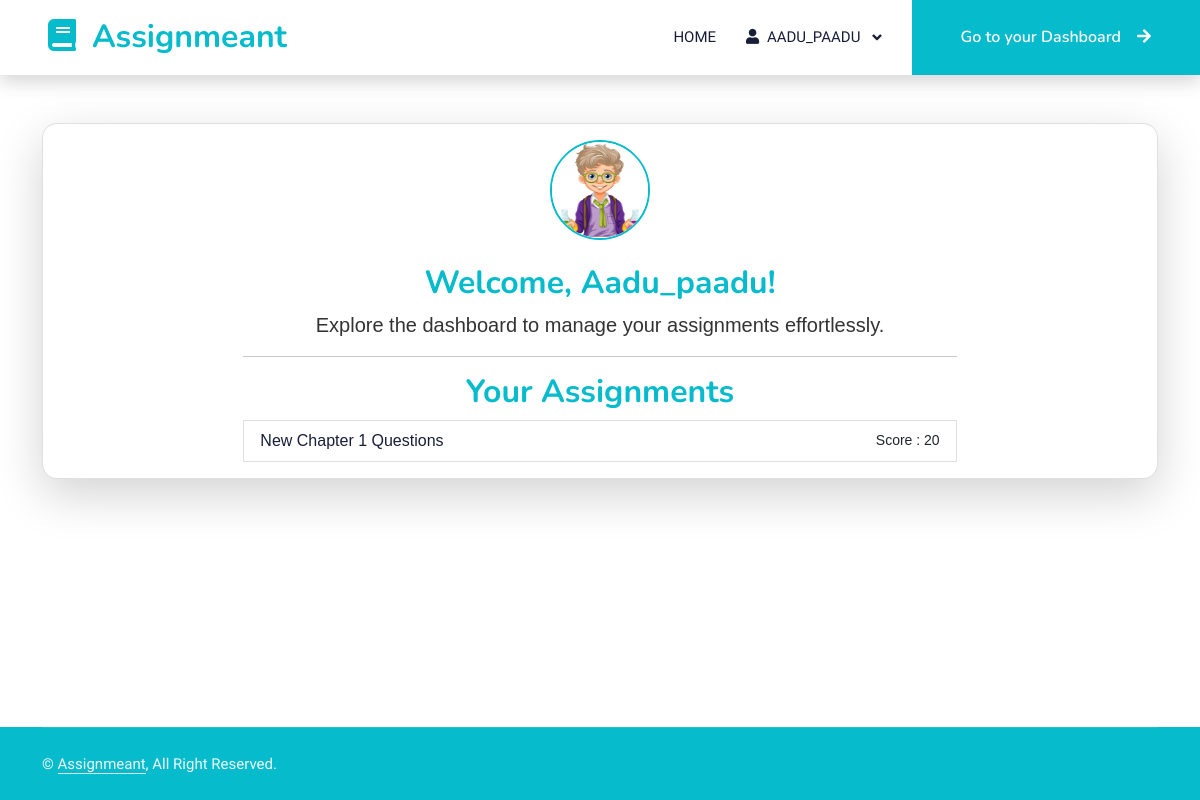
The page /dashboard (signed in) on the database its author committed.
### assignmeant_app/models.py (models this page shows, shortened)
class User(UserMixin, db.Model):
    id = db.Column(db.Integer, primary_key=True)
    username = db.Column(db.String(150), unique=True, nullable=False)
    password = db.Column(db.String(150), nullable=False)
    role = db.Column(db.String(50), nullable=False)
    __mapper_args__ = {
        'polymorphic_identity': 'user',
        'polymorphic_on': role
    }

class Assignment(db.Model):
    id = db.Column(db.Integer, primary_key=True)
    title = db.Column(db.String(200), nullable=False)
    date_posted = db.Column(db.DateTime, nullable=False, default=datetime.utcnow)
    file_path = db.Column(db.String(200))
    assigned_by_id = db.Column(db.Integer, db.ForeignKey('user.id'), nullable=False)  # Teacher who assigned the task
    assigned_to_id = db.Column(db.Integer, db.ForeignKey('user.id'), nullable=False)  # Student who receives the task
    assigned_by = db.relationship('Teacher', foreign_keys=[assigned_by_id], backref='assigned_tasks')
    assigned_to = db.relationship('Student', foreign_keys=[assigned_to_id], backref='received_assignments')

### app.py (the view)
@app.route('/dashboard', methods=['GET', 'POST'])
@login_required
def dashboard():
    if current_user.role == 'teacher':
        students = User.query.filter_by(role='student').all()
        return render_template('teacher_dashboard.html', username=current_user.username, students=students)
    else:
        student = current_user
        assignments = Assignment.query.filter_by(assigned_to_id=student.id).all()
        scores = {assignment.id: get_max_score(Submission.query.filter_by(assignment_id=assignment.id).all()) if Submission.query.filter_by(assignment_id=assignment.id).all() else -1 for assignment in assignments}
        return render_template('student_dashboard.html', username=current_user.username, assignments=assignments, scores=scores, enumerate=enumerate)

### app.py (called while the page is built)
@login_manager.user_loader
def load_user(user_id):
    return User.query.get(int(user_id))

### assignmeant_app/new_static/templates/student_dashboard.html (shortened to what this page needs)
{% extends "base.html" %}
{% block content %}
<div class="container mt-5">
    <div class="card shadow-lg" style="background: white; color: #333; border: 0`px solid #06BBCC; border-radius: 15px; font-family: Arial, sans-serif;">
        <div class="card-body">
            <div class="row justify-content-center">
                <div class="col-md-8 text-center">
                    <div class="mb-4">
                        <img src="{{ url_for('static', filename='images/student.png') }}" alt="Student" style="height: 100px; width: 100px; border-radius: 50%; border: 2px solid #06BBCC;">
                    </div>
                    <div>
                        <h2 class="card-title" style="color: #06BBCC;">Welcome, {{ username }}!</h2>
                        <p class="lead">Explore the dashboard to manage your assignments effortlessly.</p>
                    </div>
                    <hr>
                    <h2 class="card-title" style="color: #06BBCC;">Your Assignments</h2>
                    {% if assignments %}
                        <ul class="list-group">
                            {% for i, assignment in enumerate(assignments) %}
                            <li class="list-group-item" style="display: flex; justify-content: space-between; align-items: center;">
                                <a href="{{ url_for('view_assignment', assignment_id=assignment.id) }}" class="text-decoration-none text-dark">
                                    {{ assignment.title }}
                                </a>
                                    {% if scores[assignment.id] != -1 %}
                                        <small> Score : {{ scores[assignment.id] }} </small>
                                    {% else %}
                                        <small>No previous attempts.</small>
                                    {% endif %}
                            </li>
                            {% endfor %}
                        </ul>
                    {% else %}
                        <p>You don't have any assignments right now. Come back later.</p>
                    {% endif %}
                </div>
            </div>
        </div>
    </div>
</div>
{% endblock %}

### assignmeant_app/new_static/templates/base.html (shortened to what this page needs)
<!DOCTYPE html>
<html lang="en">
<head>
    <link href="https://cdnjs.cloudflare.com/ajax/libs/font-awesome/5.10.0/css/all.min.css" rel="stylesheet">
    <link href="https://cdn.jsdelivr.net/npm/bootstrap-icons@1.4.1/font/bootstrap-icons.css" rel="stylesheet">
    <link href="{{ url_for('static', filename='/lib/animate/animate.min.css') }}" rel="stylesheet">
    <link href="{{ url_for('static', filename='/lib/owlcarousel/assets/owl.carousel.min.css') }}" rel="stylesheet">
    <link href="{{ url_for('static', filename='/css/bootstrap.min.css') }}" rel="stylesheet">
    <link href="{{ url_for('static', filename='/css/styles.css') }}" rel="stylesheet">
</head>
<body class="d-flex flex-column min-vh-100">
    <nav class="navbar navbar-expand-lg bg-white navbar-light shadow sticky-top p-0">
        <a href="{{ url_for('index') }}" class="navbar-brand d-flex align-items-center px-4 px-lg-5">
            <h2 class="m-0 text-primary"><i class="fa fa-book me-3"></i>Assignmeant</h2>
        </a>
        <div class="collapse navbar-collapse" id="navbarCollapse">
            <div class="navbar-nav ms-auto p-4 p-lg-0">
                <a class="nav-link {% if request.endpoint == 'index' %}active{% endif %}" href="{{ url_for('index') }}">Home</a>
                {% if current_user.username %}
                <li class="nav-item dropdown">
                    <a class="nav-link dropdown-toggle" href="#" id="navbarDropdown" role="button" data-bs-toggle="dropdown" aria-expanded="false">
                        <i class="fas fa-user me-1"></i> {{ current_user.username }}
                    </a>
                </li>
                {% endif %}
            </div>
            <a href="{{ url_for('dashboard') }}" class="btn btn-primary py-4 px-lg-5 d-none d-lg-block">Go to your Dashboard<i class="fa fa-arrow-right ms-3"></i></a>
        </div>
    </nav>
    <div class="d-flex flex-column flex-grow-1">
        <main class="flex-fill">
            {% block content %}
            {% endblock %}
        </main>
    </div>
    <footer class="text-light footer mt-auto wow fadeIn" data-wow-delay="0.1s" style="background-color: #06BBCC;">
        <div class="container" style="background-color: #06BBCC;">
            <div class="copyright">
                <div class="row">
                    <div class="col-md-6 text-center text-md-start mb-3 mb-md-0">
                        &copy; <a class="border-bottom" href="#">Assignmeant</a>, All Right Reserved.
                    </div>
                </div>
            </div>
        </div>
    </footer>
</body>
</html>

### assignmeant_app/new_static/css/styles.css (style rules this page uses)
:root { --primary: #06BBCC; --light: #F0FBFC; --dark: #181d38; }
.btn { font-family: 'Nunito', sans-serif; font-weight: 600; transition: .5s; }
.btn.btn-primary, .btn.btn-secondary { color: #FFFFFF; }
.navbar .dropdown-toggle::after { border: none; content: "\f107"; font-family: "Font Awesome 5 Free"; font-weight: 900; vertical-align: middle; margin-left: 8px; }
.navbar-light .navbar-nav .nav-link { margin-right: 30px; padding: 25px 0; color: #FFFFFF; font-size: 15px; text-transform: uppercase; outline: none; }
.navbar-light .navbar-brand, .navbar-light a.btn { height: 75px; }
.navbar-light .navbar-nav .nav-link { color: var(--dark); font-weight: 500; }
.navbar-light.sticky-top { top: -100px; transition: .5s; }
.footer .copyright { padding: 25px 0; font-size: 15px; border-top: 1px solid rgba(256, 256, 256, .1); }
.footer .copyright a { color: var(--light); }

### rows shown on the page
User: username "AADU_PAADU", username "Aadu_paadu"
Assignment: title "New Chapter 1 Questions", scores "20"
